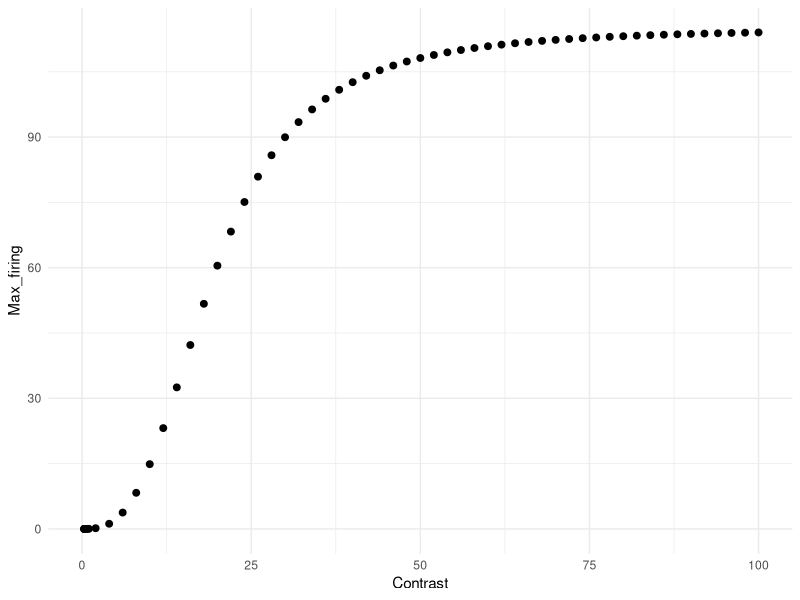
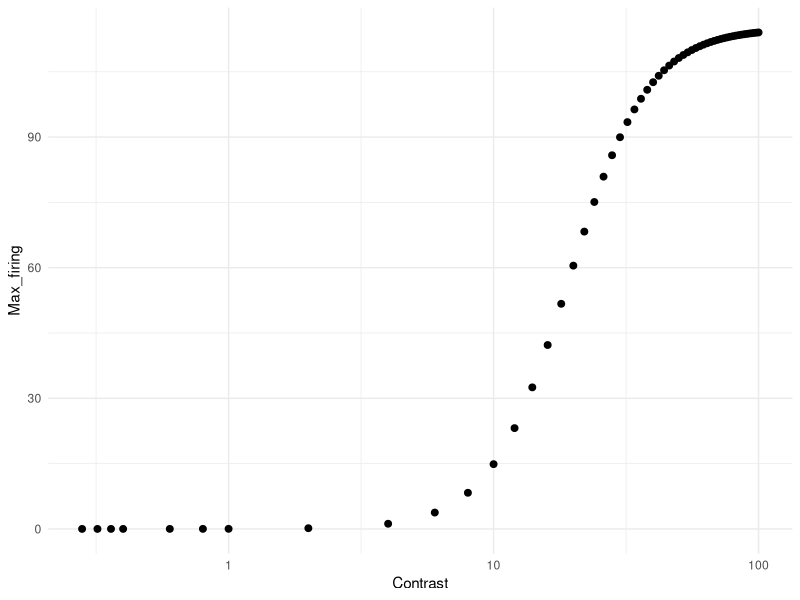

These charts were generated, in order, by the following R code: (Note: this script raises an error after producing the figures.)
# Simulation assuming Naka-Rushton function on Albrecht & Hamilton (1982, Fig. 4)
library(tidyverse)
library(doParallel)
library(foreach)
library(cowplot)

Contrast <- c(0.28, 0.32, 0.36, 0.4, 0.6, 0.8, 1, seq(2, 100, 2))
Rmax <- 115
C50 <- 19.3
n   <-  2.9

Max_firing <- Rmax * Contrast^n / (Contrast^n + C50^n)
df_ah <- data.frame(Contrast, Max_firing)

g1 <- ggplot(df_ah, aes(x = Contrast, y = Max_firing)) +
  geom_point(size = 2) +
  coord_cartesian(xlim = c(0, 100)) +
  theme_minimal()
g1            

g2 <- ggplot(df_ah, aes(x = Contrast, y = Max_firing)) +
  geom_point(size = 2) +
  scale_x_log10() +
  theme_minimal()
g2 

### Simulation ###
cl <- makeCluster(parallel::detectCores() - 1)
registerDoParallel(cl)

n_neurons <- 180                                               # Number of neurons in the population
orientations <- seq(1, 180, by = 1)                            # Possible orientations (0 to 359 degrees)
preferred_orientations <-  seq(1, 180, length.out = n_neurons) # Preferred orientation of each neuron
max_firing_seq <- df_ah$Max_firing                             # Maximum firing rate of each neuron
contrast <-       df_ah$Contrast
tuning_width    <- 20                                          # Tuning width (standard deviation) of each neuron's response curve
n_trials <- 10000

all_results <- list()

for (max_firing_rate in max_firing_seq) {
  
  cat("Running max firing rate =", max_firing_rate, "\n")
  
  tuning_curves <- matrix(0, nrow = n_neurons, ncol = length(orientations))
  
  for (i in 1:n_neurons) {
    tuning_curves[i, ] <- max_firing_rate * exp(
      -0.5 * (
        pmin(abs(orientations - preferred_orientations[i]),
             180 - abs(orientations - preferred_orientations[i]))^2
      ) / tuning_width^2
    )
  }
  
  # ---- 90 ----
  responses_90 <- foreach(
    i = 1:n_trials,
    .combine = rbind,
    .packages = "stats"
  ) %dopar% {
    
    input_90 <- rnorm(n_trials, 90, 0)
    idx <- round(input_90[i]) + 1
    idx <- pmin(pmax(idx, 1), 180)
    
    mu <- tuning_curves[, idx]
    mu[mu == 0] <- 1e-8
    
    resp <- rnbinom(n_neurons, size = 1000000, mu = mu)
    
    cbind(resp,
          neuron = seq_len(n_neurons),
          stim = 90,
          trial = i,
          maxFR = max_firing_rate)
  }
  
  # ---- 91 ----
  responses_91 <- foreach(
    i = 1:n_trials,
    .combine = rbind,
    .packages = "stats"
  ) %dopar% {
    
    input_91 <- rnorm(n_trials, 91, 0)
    idx <- round(input_91[i]) + 1
    idx <- pmin(pmax(idx, 1), 180)
    
    mu <- tuning_curves[, idx]
    mu[mu == 0] <- 1e-8
    
    resp <- rnbinom(n_neurons, size = 1000000, mu = mu)
    
    cbind(resp,
          neuron = seq_len(n_neurons),
          stim = 91,
          trial = i,
          maxFR = max_firing_rate)
  }
  
  df_tmp <- as.data.frame(rbind(responses_90, responses_91))
  colnames(df_tmp) <- c("Spikes", "Neuron", "Stimulus", "Trial", "Contrast")
  
  all_results[[as.character(max_firing_rate)]] <- df_tmp
}

df <- do.call(rbind, all_results)
df$Contrast <- contrast[match(df$Contrast, max_firing_seq)]
write.csv(df, 
          file = "df_nr_2.csv", 
          row.names = FALSE)

### Weber law in contrast discrimination ###
df %>%
  group_by(Stimulus, Contrast, Trial) %>%
  summarise(Sum_spikes = sum(Spikes), .groups = "drop") -> df_sum

g3 <- ggplot(df_sum, aes(x = Sum_spikes, color = factor(Contrast))) +
  geom_density(alpha = 0.2, linewidth = 1) +
  theme_classic() +
  labs(
    x = "Sum of spikes",
    y = "Density",
    color = "Contrast",
    fill =  "Contrast"
  ) + 
  theme(
    legend.key.size = unit(0.25, "cm"),
    legend.text = element_text(size = 6),
    legend.title = element_text(size = 8)
  ) +
  ylim(0, 0.3)
g3

df_sum %>%
  group_by(Contrast) %>%
  summarise(Mean_sum_spikes = mean(Sum_spikes),
            SD_sum_spikes = sd(Sum_spikes), .groups = "drop") -> df_summary
colnames(df_summary) <- c("Contrast", "mu", "sigma")

dC <-  diff(df_summary$Contrast)
dmu <- diff(df_summary$mu)

# μ'
mu_prime <- c(
  dmu[1] / dC[1],                                 　　　　　# 前方差分（最初）
  (dmu[-1]/dC[-1] + dmu[-length(dmu)]/dC[-length(dC)]) / 2, # 中央差分
  dmu[length(dmu)] / dC[length(dC)]                         # 後方差分（最後）
)
df_summary$mu_prime <- mu_prime

# μ'(C)ΔC ≈ σ
# μ'(C): コントラストの微小変化に対するμの変化
# ΔC:    コントラストの変化量
# μの変化がσと同じ大きさになったとき丁度弁別できる(d'=1に相当するJND)
df_summary$DeltaC_pred <- df_summary$sigma / df_summary$mu_prime # JND
df_summary <- mutate(df_summary, Weber_ratio_pred = DeltaC_pred / Contrast) # ΔC / C (Weber ratio)
df_summary

df_plot <- df_summary %>%
  slice(2:(n() - 1))

g4 <- ggplot(df_plot, aes(x = Contrast, y = DeltaC_pred)) +
  geom_line() +
  geom_point() +
  theme_classic() +
  scale_x_log10() +
  scale_y_log10() +
  ylab("ΔC (JND of d' = 1)") +
  xlab("Contrast")

g5 <- ggplot(df_plot, aes(x = Contrast, y = Weber_ratio_pred)) +
  geom_line() +
  geom_point() +
  theme_classic() +
# coord_cartesian(ylim = c(0.03, 0.05)) +
  ylab("ΔC/C") +
  xlab("Contrast")

g6 <- df_summary %>%
  ggplot(aes(x = Contrast, y = mu)) +
  geom_point(size = 2) +
  scale_x_log10() +
  scale_y_log10() +
  theme_minimal() +
  ylab("Mean_sum_spikes")

top    <- plot_grid(g3, ncol = 1)
middle <- plot_grid(g1, g6, ncol = 2)
bottom <- plot_grid(g4, g5, ncol = 2)
g <- plot_grid(top, middle, bottom, ncol = 1, rel_heights = c(1, 1))
ggsave("contrast_discrimination_thresholds_nr_2.png", g, width = 6, height = 8.2, dpi = 300)
